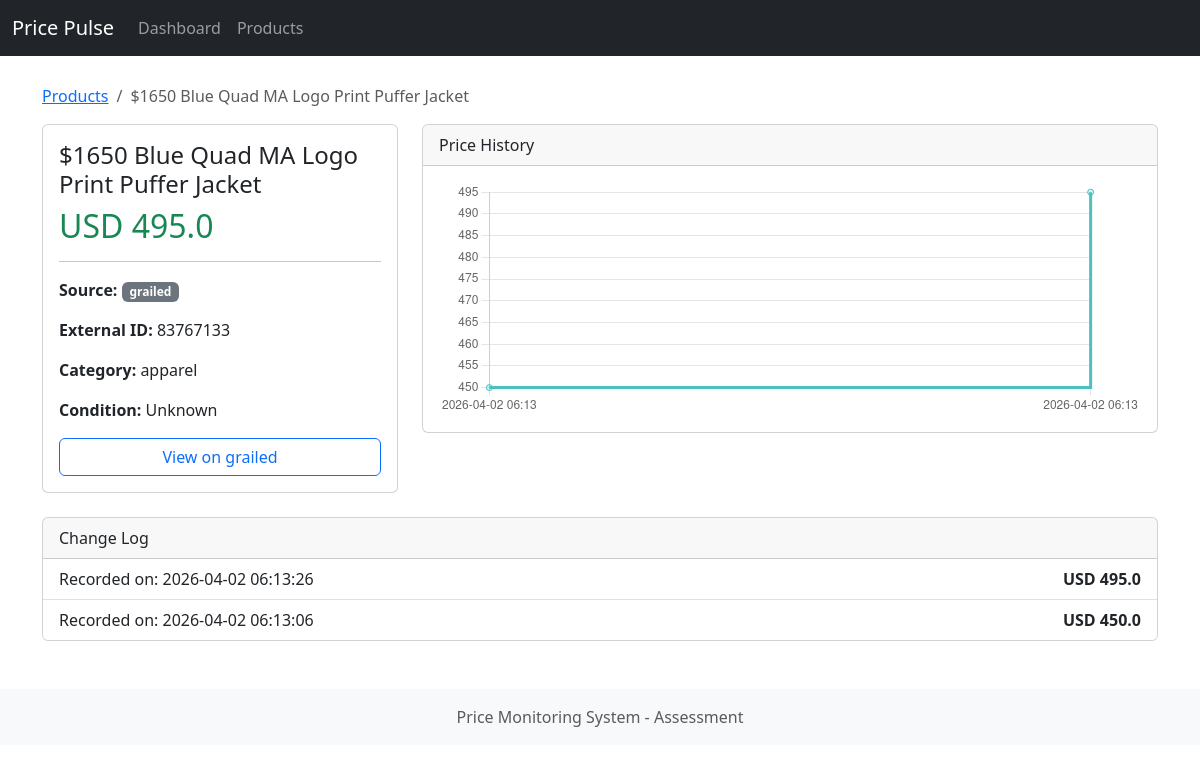
/products/89, run on an earlier commit of the app's database.
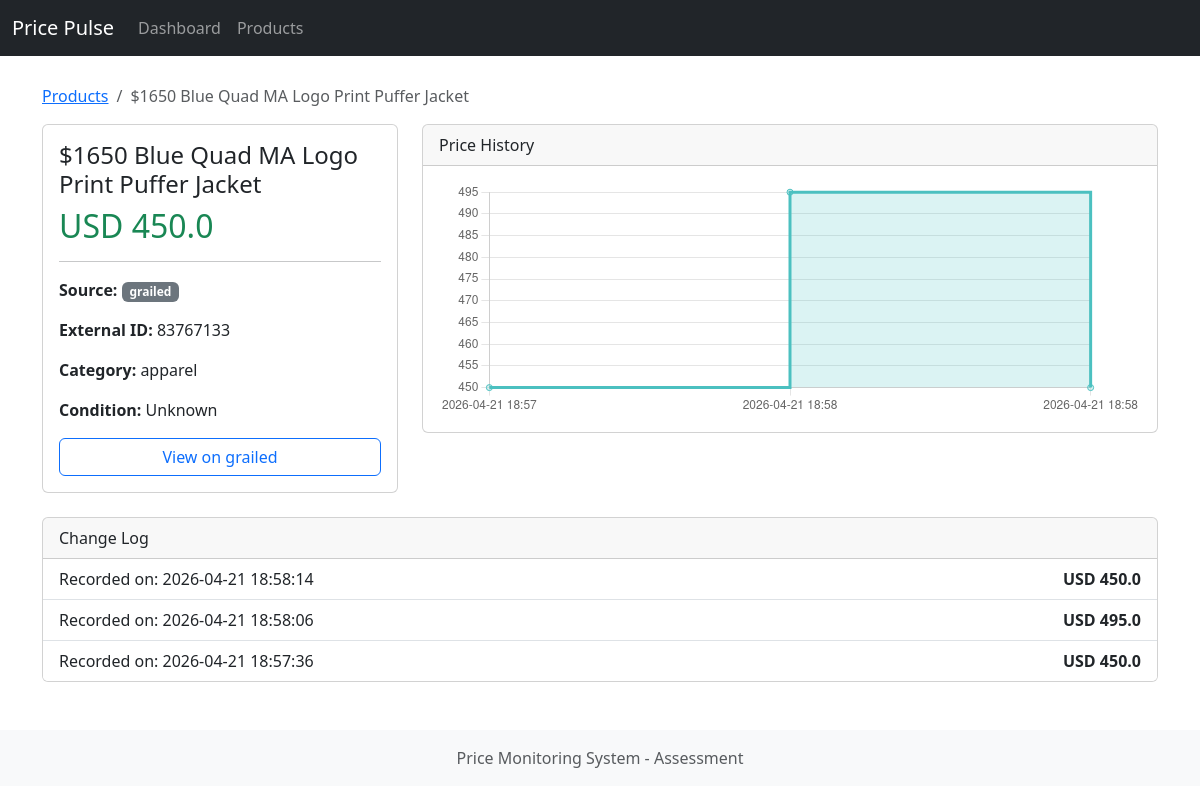
And on a later commit of the database.
### models/product.py (models this page shows)
class Product(Base):
    __tablename__ = "products"
    id: Mapped[int] = mapped_column(primary_key=True, index=True)
    external_id: Mapped[str] = mapped_column(String, index=True)
    source: Mapped[str] = mapped_column(String, index=True, doc="e.g. 1stdibs, fashionphile")
    brand: Mapped[str] = mapped_column(String, index=True, nullable=True)
    title: Mapped[str] = mapped_column(String)  # renamed from 'model'
    category: Mapped[str | None] = mapped_column(String, nullable=True)
    condition: Mapped[str | None] = mapped_column(String, nullable=True)
    price: Mapped[float] = mapped_column(Float)
    currency: Mapped[str] = mapped_column(String, default="USD")
    url: Mapped[str] = mapped_column(String)  # renamed from 'product_url'
    image_url: Mapped[str | None] = mapped_column(String, nullable=True)
    is_sold: Mapped[bool] = mapped_column(Boolean, default=False)
    created_at: Mapped[datetime] = mapped_column(DateTime, default=lambda: datetime.now(timezone.utc))
    updated_at: Mapped[datetime] = mapped_column(DateTime, default=lambda: datetime.now(timezone.utc), onupdate=lambda: datetime.now(timezone.utc))
    last_seen_at: Mapped[datetime] = mapped_column(DateTime, default=lambda: datetime.now(timezone.utc))
    __table_args__ = (
        UniqueConstraint('external_id', 'source', name='uix_external_id_source'),
    )

### models/history.py (models this page shows)
class PriceHistory(Base):
    __tablename__ = "price_history"
    id: Mapped[int] = mapped_column(primary_key=True, index=True)
    product_id: Mapped[int] = mapped_column(ForeignKey("products.id", ondelete="CASCADE"), index=True)
    price: Mapped[float] = mapped_column(Float)
    recorded_at: Mapped[datetime] = mapped_column(DateTime, default=lambda: datetime.now(timezone.utc))
    __table_args__ = (
        Index('ix_price_history_product_id_recorded_at', 'product_id', 'recorded_at'),
    )

### webapp/routes.py (the view)
@router.get("/products/{product_id}")
async def product_detail_page(request: Request, product_id: int, db: AsyncSession = Depends(get_db)):
    res = await db.execute(select(Product).where(Product.id == product_id))
    product = res.scalar_one_or_none()
    if not product:
        raise HTTPException(status_code=404, detail="Product not found")
    hist_res = await db.execute(
        select(PriceHistory).where(PriceHistory.product_id == product_id).order_by(PriceHistory.recorded_at)
    )
    history = hist_res.scalars().all()
    labels = [h.recorded_at.strftime("%Y-%m-%d %H:%M") for h in history]
    prices = [h.price for h in history]
    return templates.TemplateResponse(request=request, name="product_detail.html", context={
        "request": request,
        "product": product,
        "chart_labels": labels,
        "chart_prices": prices,
        "history": history
    })

### templates/product_detail.html (shortened to what this page needs)
{% extends "base.html" %}
{% block content %}
<nav aria-label="breadcrumb">
  <ol class="breadcrumb">
    <li class="breadcrumb-item"><a href="/products">Products</a></li>
    <li class="breadcrumb-item active" aria-current="page">{{ product.title }}</li>
  </ol>
</nav>
<div class="row mb-4">
    <div class="col-md-4">
        <div class="card">
            <div class="card-body">
                <h4 class="card-title">{{ product.title }}</h4>
                <h2 class="text-success">{{ product.currency }} {{ product.price }}</h2>
                <hr>
                <p><strong>Source:</strong> <span class="badge bg-secondary">{{ product.source }}</span></p>
                <p><strong>External ID:</strong> {{ product.external_id }}</p>
                <p><strong>Category:</strong> {{ product.category }}</p>
                <p><strong>Condition:</strong> {{ product.condition }}</p>
                <a href="{{ product.url }}" target="_blank" class="btn btn-outline-primary w-100">View on {{ product.source }}</a>
            </div>
        </div>
    </div>
    <div class="col-md-8">
        <div class="card">
            <div class="card-header">
                Price History
            </div>
            <div class="card-body">
                <canvas id="priceChart" height="100"></canvas>
            </div>
        </div>
    </div>
</div>
<div class="card">
    <div class="card-header">Change Log</div>
    <ul class="list-group list-group-flush">
    {% for h in history|reverse %}
        <li class="list-group-item d-flex justify-content-between">
            <span>Recorded on: {{ h.recorded_at.strftime('%Y-%m-%d %H:%M:%S') }}</span>
            <span class="fw-bold">{{ product.currency }} {{ h.price }}</span>
        </li>
    {% else %}
        <li class="list-group-item">No history recorded yet.</li>
    {% endfor %}
    </ul>
</div>
<script>
    const ctx = document.getElementById('priceChart').getContext('2d');
    const chartLabels = {{ chart_labels|tojson }};
    const chartData = {{ chart_prices|tojson }};
    new Chart(ctx, {
        type: 'line',
        data: {
            labels: chartLabels,
            datasets: [{
                label: 'Price ({{ product.currency }})',
                data: chartData,
                borderColor: 'rgb(75, 192, 192)',
                backgroundColor: 'rgba(75, 192, 192, 0.2)',
                tension: 0.1,
                fill: true,
                stepped: true
            }]
        },
        options: {
            responsive: true,
            scales: {
                y: {
                    beginAtZero: false
                }
            },
            plugins: {
                legend: {
                    display: false
                }
            }
        }
    });
</script>
{% endblock %}

### templates/base.html (shortened to what this page needs)
<!DOCTYPE html>
<html lang="en">
<head>
    <link href="https://cdn.jsdelivr.net/npm/bootstrap@5.3.2/dist/css/bootstrap.min.css" rel="stylesheet">
</head>
<body>
    <nav class="navbar navbar-expand-md navbar-dark bg-dark fixed-top">
        <div class="container-fluid">
            <a class="navbar-brand" href="/">Price Pulse</a>
            <div class="collapse navbar-collapse" id="navbarsExampleDefault">
                <ul class="navbar-nav me-auto mb-2 mb-md-0">
                    <li class="nav-item">
                        <a class="nav-link" aria-current="page" href="/">Dashboard</a>
                    </li>
                    <li class="nav-item">
                        <a class="nav-link" href="/products">Products</a>
                    </li>
                </ul>
            </div>
        </div>
    </nav>
    <main class="container mt-4">
        {% block content %}{% endblock %}
    </main>
    <footer class="mt-5 py-3 bg-light text-center">
        <div class="container">
            <span class="text-muted">Price Monitoring System - Assessment</span>
        </div>
    </footer>
</body>
</html>

### templates/base.html (style rules this page uses)
body { padding-top: 60px; }

What changed in the data, as far as the page shows it:
changed Product "USD": price "495.0" → "450.0"
added PriceHistory: recorded_at "2026-04-21 18:58:14", {{ product.currency }} "USD", price "450.0"
changed PriceHistory (number 2 of 3 on the later page): recorded_at "2026-04-02 06:13:26" → "2026-04-21 18:58:06"
changed PriceHistory (number 3 of 3 on the later page): recorded_at "2026-04-02 06:13:06" → "2026-04-21 18:57:36"
Also different on the page:
chart data {{ chart_prices|tojson }}: [450.0, 495.0] → [450.0, 495.0, 450.0]
